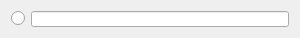
<?xml version="1.0" encoding="UTF-8"?>
<ui version="4.0">
 <class>JointBarWidget</class>
 <widget class="QWidget" name="JointBarWidget">
  <property name="geometry">
   <rect>
    <x>0</x>
    <y>0</y>
    <width>300</width>
    <height>38</height>
   </rect>
  </property>
  <property name="sizePolicy">
   <sizepolicy hsizetype="Preferred" vsizetype="Fixed">
    <horstretch>0</horstretch>
    <verstretch>0</verstretch>
   </sizepolicy>
  </property>
  <property name="minimumSize">
   <size>
    <width>300</width>
    <height>20</height>
   </size>
  </property>
  <property name="maximumSize">
   <size>
    <width>5000</width>
    <height>43</height>
   </size>
  </property>
  <property name="baseSize">
   <size>
    <width>0</width>
    <height>20</height>
   </size>
  </property>
  <property name="windowTitle">
   <string>Form</string>
  </property>
  <layout class="QHBoxLayout" name="horizontalLayout">
   <item>
    <widget class="QRadioButton" name="JointSelect">
     <property name="text">
      <string/>
     </property>
     <property name="autoRepeatDelay">
      <number>300</number>
     </property>
    </widget>
   </item>
   <item>
    <widget class="QLineEdit" name="TxtInfo">
     <property name="enabled">
      <bool>true</bool>
     </property>
     <property name="readOnly">
      <bool>true</bool>
     </property>
    </widget>
   </item>
  </layout>
 </widget>
 <resources/>
 <connections/>
</ui>
